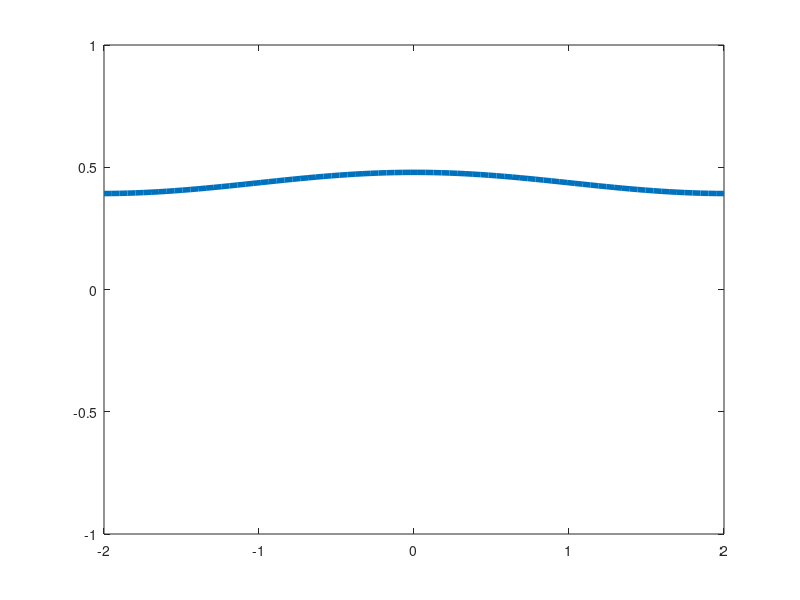

Write the MATLAB code that produced this figure.
nu = 0.2;
Nx = 80;
Nt = 1000;
xi = -2;
xf = 2;
ti = 0;
tf = 5;
dx = (xf - xi) / (Nx - 1);
dt = (tf - ti) / (Nt - 1);
alpha = nu * dt / dx^2;
x = xi:dx:xf;
u0 = exp(-x.^2);

for j = 1:1:Nt
    u = alpha*(circshift(u0,+1) - 2*u0 + circshift(u0,-1)) + u0;
    plot(x, u, 'LineWidth', 4)
    ylim([-1,1])
    xlim([xi,xf])
    pause(0.09)
    u0 = u;
end